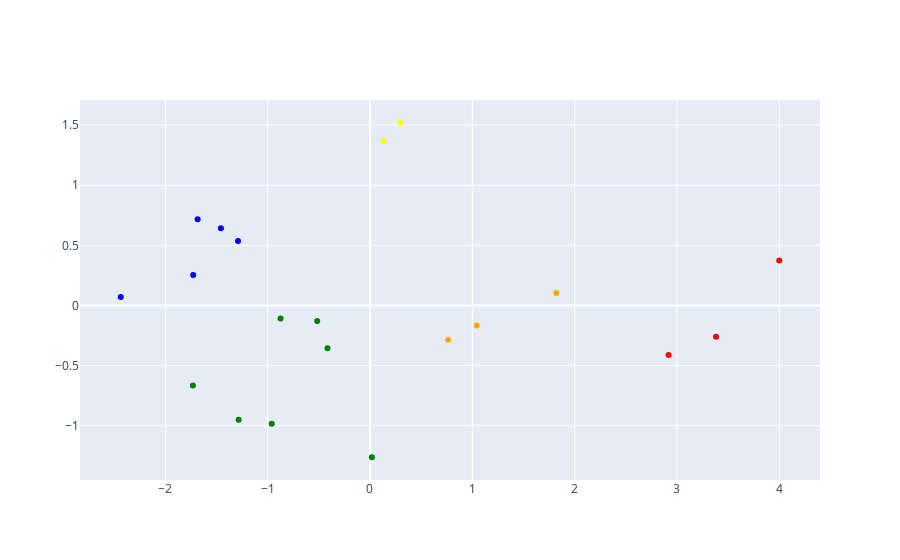

Notebook code for this chart:
### Code cell
configure_plotly_browser_state()

trace = go.Scatter(x = ataque_avv['pca_1'],
                   y = ataque_avv['pca_2'],
                   mode = 'markers',
                   marker_color=ataque_avv['color'],
                   text = 'Time:'+ ataque_avv['home_team_name'],
                   hoverinfo = ['text+x+y'],
                   )
data = [trace]
py.iplot(data)

### Figure 1 — Plotly figure (JSON) as saved in the notebook; plotly's stock layout.template omitted (floating-point values rounded to 4 significant figures)
{"data": [{"text": ["Time:AFC Bournemouth", "Time:Arsenal", "Time:Brighton & Hove Albion", "Time:Burnley", "Time:Cardiff City", "Time:Chelsea", "Time:Crystal Palace", "Time:Everton", "Time:Fulham", "Time:Huddersfield Town", "Time:Leicester City", "Time:Liverpool", "Time:Manchester City", "Time:Manchester United", "Time:Newcastle United", "Time:Southampton", "Time:Tottenham Hotspur", "Time:Watford", "Time:West Ham United", "Time:Wolverhampton Wanderers"], "y": [-0.9842, 1.519, 0.07052, -0.9499, -0.6655, -0.4119, -0.2849, 1.365, -0.1294, 0.2535, -0.1673, -0.261, 0.374, 0.7164, -0.1088, 0.5365, 0.1036, 0.6422, -1.262, -0.3563], "mode": "markers", "hoverinfo": ["text+x+y"], "marker": {"color": ["green", "yellow", "blue", "green", "green", "red", "orange", "yellow", "green", "blue", "orange", "red", "red", "blue", "green", "blue", "orange", "blue", "green", "green"]}, "x": [-0.9605, 0.2972, -2.436, -1.284, -1.731, 2.917, 0.7634, 0.1331, -0.5161, -1.728, 1.044, 3.382, 4.0, -1.684, -0.8739, -1.29, 1.82, -1.457, 0.01832, -0.4153], "type": "scatter"}], "layout": {}}
